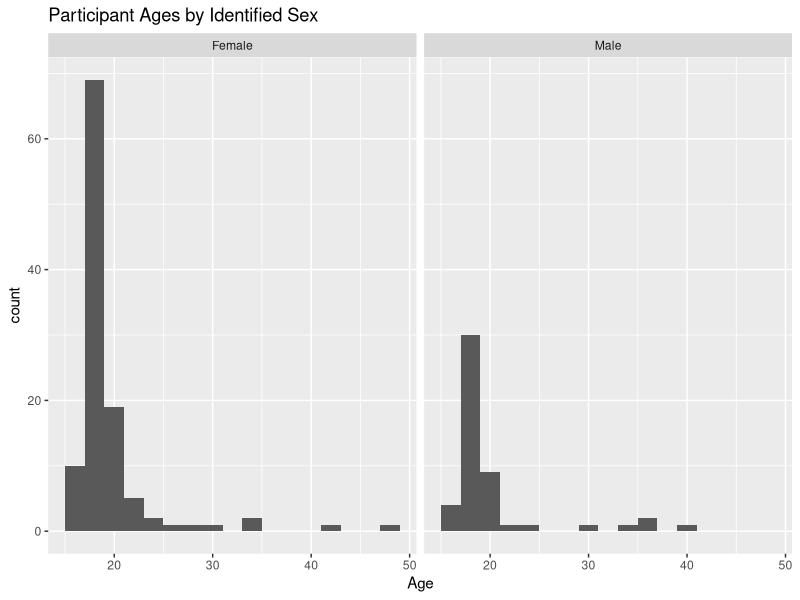
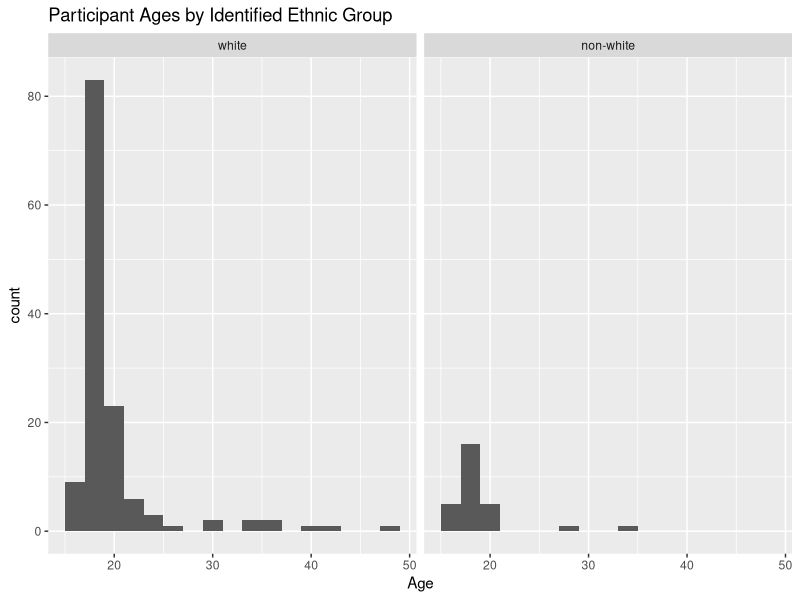
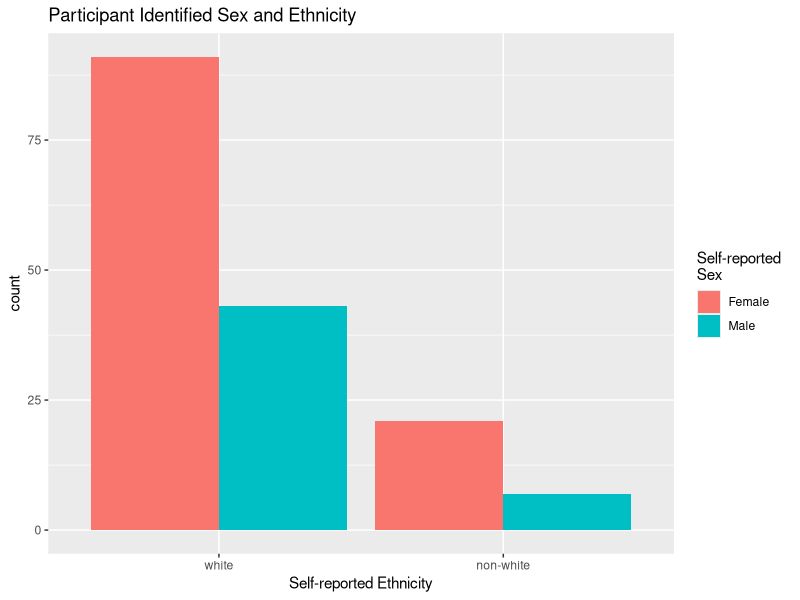

Source code (R) for these figures, in order:
## ---- chunk 1
knitr::opts_chunk$set(fig.width = 12, 
                      fig.height = 8,
                      fig.path = 'Figs/',
                      echo = TRUE,
                      warning = FALSE,
                      message = FALSE,
                      eval = TRUE)

## ---- chunk 2
library(tidyverse)
library(forcats) ## Dr. Theobold's preferred way to work with factors!

hiphop <- read_csv(here::here("3_dplyr", "Lab-hiphop-dplyr", "hiphop.csv"))
## ---- chunk 3
hiphop <- hiphop %>% 
  mutate(sex = as_factor(sex), 
         ethnic = as_factor(ethnic)) %>% 
  filter(city > 0)
## ---- chunk 4

hiphop %>% filter(!is.na(familiarity)) %>% dim()

hiphop %>% filter(across(c(sex, age, ethnic), ~ !is.na(.x))) %>% dim()

hiphop %>% filter(city == 0) %>% dim()
## ---- chunk 5
hiphop %>%
  distinct(word) %>%
  count()
## ---- chunk 6
hiphop <- hiphop %>%
  mutate(
    ethnic_group = if_else(ethnic == "white", "white", "non-white"),
    ethnic_group = as_factor(ethnic_group)
  )
## ---- chunk 7
subjects <- hiphop %>% 
  distinct(subj, .keep_all = TRUE)
      

subjects %>% 
  select(age, sex, ethnic, ethnic_group) %>% 
  summary()
## ---- chunk 8
## Many options exist, but I like these: 

subjects %>% 
  ggplot(aes(x = age)) + 
  geom_histogram(binwidth = 2) +
  facet_wrap(~ sex) + 
  labs(x = "Age", 
       title = "Participant Ages by Identified Sex")

subjects %>% 
  ggplot(aes(x = age)) + 
  geom_histogram(binwidth = 2) +
  facet_wrap(~ ethnic_group) + 
  labs(x = "Age", 
       title = "Participant Ages by Identified Ethnic Group")

subjects %>% 
  ggplot(aes(x = ethnic_group, fill = sex)) + 
  geom_bar(position = "dodge") +
  labs(fill = "Self-reported \nSex", 
       x = "Self-reported Ethnicity", 
       title = "Participant Identified Sex and Ethnicity")
## ---- chunk 9
young <- hiphop %>% 
  filter(age < 20) %>% 
  group_by(word) %>% 
  summarize(mean_fam = mean(familiarity)) 
## Although I am generally opposed to taking the mean of Likert data, this gives an "easy" answer

## Most familiar
young %>% 
  slice_max(mean_fam) %>% 
  pull(word)

## Least familiar
young %>% 
  slice_min(mean_fam) %>% 
  pull(word)
## ---- chunk 10
nonwhite_women <- hiphop %>% 
  filter(sex == "Female", 
         ethnic_group == "non-white") %>% 
  group_by(word) %>% 
  summarize(mean_fam = mean(familiarity)) 

# Most familiar
nonwhite_women %>% 
  slice_max(mean_fam) %>% 
  pull(word)

## Least familiar
nonwhite_women %>% 
  slice_min(mean_fam) %>% 
  pull(word)

## ---- chunk 11
old_white_men <- hiphop %>% 
  filter(sex == "Male", 
         ethnic_group == "white", 
         age > 30) %>% 
  group_by(word) %>% 
  summarize(mean_fam = mean(familiarity)) 

## Most familiar
old_white_men %>% 
  slice_max(mean_fam) %>% 
  pull(word)

## Least familiar
old_white_men %>% 
  slice_min(mean_fam) %>% 
  pull(word)

## ---- chunk 12
hiphop %>% 
  distinct(subj, .keep_all = TRUE) %>%
  filter(sex == "Male",
         age <= 23, 
         age >= 17,
         city < 60000,
         city > 10000) %>%
  slice_max(bieber) %>%
  select(subj)

## ---- chunk 13

genres <- hiphop %>%
  select(sex, ethnic_group, age, intl:hiphop)

## ---- chunk 14
genres %>% 
  group_by(sex) %>%
  ## For all of the music genres, find the mean for each sex
  summarize(across(intl:hiphop, mean)) %>% 
  ## For all of the music genres, find the difference in the sexes
  summarise(across(intl:hiphop, diff)) %>% 
  ## Make the differences all positive to compare magnitudes
  summarise(across(intl:hiphop, abs)) %>% 
  which.max()

## An alternative approach with one less step...
genres %>% 
  group_by(sex) %>%
  ## For all of the music genres, find the mean for each sex
  summarize(across(intl:hiphop, mean)) %>% 
  ## For all of the music genres, find the difference in the sexes AND find the absolute values
  summarise(across(intl:hiphop, ~ abs(diff(.x)))) %>% 
  which.max()

## ---- chunk 15
genres %>% 
  group_by(ethnic_group) %>%
  ## For all of the music genres, find the mean for each sex
  summarize(across(intl:hiphop, mean)) %>% 
  ## For all of the music genres, find the difference in the sexes
  summarise(across(intl:hiphop, diff)) %>% 
  ## Make the differences all positive to compare magnitudes
  summarise(across(intl:hiphop, abs)) %>% 
  which.max()

